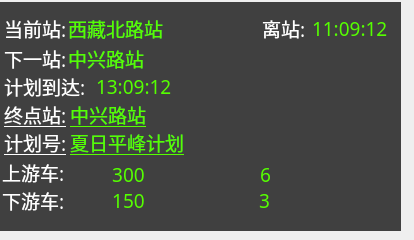
     <widget class="QWidget" name="tab">
      <attribute name="title">
       <string>任务信息</string>
      </attribute>
      <widget class="QFrame" name="frame">
       <property name="geometry">
        <rect>
         <x>-4</x>
         <y>2</y>
         <width>405</width>
         <height>229</height>
        </rect>
       </property>
       <property name="palette">
        <palette>
         <active>
          <colorrole role="Button">
           <brush brushstyle="SolidPattern">
            <color alpha="255">
             <red>55</red>
             <green>55</green>
             <blue>55</blue>
            </color>
           </brush>
          </colorrole>
          <colorrole role="Light">
           <brush brushstyle="SolidPattern">
            <color alpha="255">
             <red>55</red>
             <green>55</green>
             <blue>55</blue>
            </color>
           </brush>
          </colorrole>
          <colorrole role="Midlight">
           <brush brushstyle="SolidPattern">
            <color alpha="255">
             <red>64</red>
             <green>64</green>
             <blue>64</blue>
            </color>
           </brush>
          </colorrole>
          <colorrole role="BrightText">
           <brush brushstyle="SolidPattern">
            <color alpha="255">
             <red>55</red>
             <green>55</green>
             <blue>55</blue>
            </color>
           </brush>
          </colorrole>
          <colorrole role="Base">
           <brush brushstyle="SolidPattern">
            <color alpha="255">
             <red>55</red>
             <green>55</green>
             <blue>55</blue>
            </color>
           </brush>
          </colorrole>
          <colorrole role="Window">
           <brush brushstyle="SolidPattern">
            <color alpha="255">
             <red>64</red>
             <green>64</green>
             <blue>64</blue>
            </color>
           </brush>
          </colorrole>
         </active>
         <inactive>
          <colorrole role="Button">
           <brush brushstyle="SolidPattern">
            <color alpha="255">
             <red>55</red>
             <green>55</green>
             <blue>55</blue>
            </color>
           </brush>
          </colorrole>
          <colorrole role="Light">
           <brush brushstyle="SolidPattern">
            <color alpha="255">
             <red>55</red>
             <green>55</green>
             <blue>55</blue>
            </color>
           </brush>
          </colorrole>
          <colorrole role="Midlight">
           <brush brushstyle="SolidPattern">
            <color alpha="255">
             <red>64</red>
             <green>64</green>
             <blue>64</blue>
            </color>
           </brush>
          </colorrole>
          <colorrole role="BrightText">
           <brush brushstyle="SolidPattern">
            <color alpha="255">
             <red>55</red>
             <green>55</green>
             <blue>55</blue>
            </color>
           </brush>
          </colorrole>
          <colorrole role="Base">
           <brush brushstyle="SolidPattern">
            <color alpha="255">
             <red>55</red>
             <green>55</green>
             <blue>55</blue>
            </color>
           </brush>
          </colorrole>
          <colorrole role="Window">
           <brush brushstyle="SolidPattern">
            <color alpha="255">
             <red>64</red>
             <green>64</green>
             <blue>64</blue>
            </color>
           </brush>
          </colorrole>
         </inactive>
         <disabled>
          <colorrole role="Button">
           <brush brushstyle="SolidPattern">
            <color alpha="255">
             <red>55</red>
             <green>55</green>
             <blue>55</blue>
            </color>
           </brush>
          </colorrole>
          <colorrole role="Light">
           <brush brushstyle="SolidPattern">
            <color alpha="255">
             <red>55</red>
             <green>55</green>
             <blue>55</blue>
            </color>
           </brush>
          </colorrole>
          <colorrole role="Midlight">
           <brush brushstyle="SolidPattern">
            <color alpha="255">
             <red>64</red>
             <green>64</green>
             <blue>64</blue>
            </color>
           </brush>
          </colorrole>
          <colorrole role="BrightText">
           <brush brushstyle="SolidPattern">
            <color alpha="255">
             <red>55</red>
             <green>55</green>
             <blue>55</blue>
            </color>
           </brush>
          </colorrole>
          <colorrole role="Base">
           <brush brushstyle="SolidPattern">
            <color alpha="255">
             <red>64</red>
             <green>64</green>
             <blue>64</blue>
            </color>
           </brush>
          </colorrole>
          <colorrole role="Window">
           <brush brushstyle="SolidPattern">
            <color alpha="255">
             <red>64</red>
             <green>64</green>
             <blue>64</blue>
            </color>
           </brush>
          </colorrole>
         </disabled>
        </palette>
       </property>
       <property name="autoFillBackground">
        <bool>true</bool>
       </property>
       <property name="frameShape">
        <enum>QFrame::NoFrame</enum>
       </property>
       <property name="frameShadow">
        <enum>QFrame::Raised</enum>
       </property>
       <widget class="QLabel" name="lbl_namedes">
        <property name="geometry">
         <rect>
          <x>8</x>
          <y>96</y>
          <width>71</width>
          <height>32</height>
         </rect>
        </property>
        <property name="palette">
         <palette>
          <active>
           <colorrole role="WindowText">
            <brush brushstyle="SolidPattern">
             <color alpha="255">
              <red>255</red>
              <green>255</green>
              <blue>255</blue>
             </color>
            </brush>
           </colorrole>
          </active>
          <inactive>
           <colorrole role="WindowText">
            <brush brushstyle="SolidPattern">
             <color alpha="255">
              <red>255</red>
              <green>255</green>
              <blue>255</blue>
             </color>
            </brush>
           </colorrole>
          </inactive>
          <disabled>
           <colorrole role="WindowText">
            <brush brushstyle="SolidPattern">
             <color alpha="255">
              <red>25</red>
              <green>25</green>
              <blue>25</blue>
             </color>
            </brush>
           </colorrole>
          </disabled>
         </palette>
        </property>
        <property name="font">
         <font>
          <family>微软雅黑</family>
          <pointsize>14</pointsize>
          <underline>true</underline>
         </font>
        </property>
        <property name="text">
         <string>终点站:</string>
        </property>
       </widget>
       <widget class="QLabel" name="lbl_namecursta">
        <property name="geometry">
         <rect>
          <x>8</x>
          <y>10</y>
          <width>71</width>
          <height>32</height>
         </rect>
        </property>
        <property name="palette">
         <palette>
          <active>
           <colorrole role="WindowText">
            <brush brushstyle="SolidPattern">
             <color alpha="255">
              <red>255</red>
              <green>255</green>
              <blue>255</blue>
             </color>
            </brush>
           </colorrole>
          </active>
          <inactive>
           <colorrole role="WindowText">
            <brush brushstyle="SolidPattern">
             <color alpha="255">
              <red>255</red>
              <green>255</green>
              <blue>255</blue>
             </color>
            </brush>
           </colorrole>
          </inactive>
          <disabled>
           <colorrole role="WindowText">
            <brush brushstyle="SolidPattern">
             <color alpha="255">
              <red>25</red>
              <green>25</green>
              <blue>25</blue>
             </color>
            </brush>
           </colorrole>
          </disabled>
         </palette>
        </property>
        <property name="font">
         <font>
          <family>微软雅黑</family>
          <pointsize>14</pointsize>
         </font>
        </property>
        <property name="text">
         <string>当前站:</string>
        </property>
       </widget>
       <widget class="QLabel" name="lbl_upstreamdis">
        <property name="geometry">
         <rect>
          <x>80</x>
          <y>156</y>
          <width>105</width>
          <height>32</height>
         </rect>
        </property>
        <property name="palette">
         <palette>
          <active>
           <colorrole role="WindowText">
            <brush brushstyle="SolidPattern">
             <color alpha="255">
              <red>85</red>
              <green>255</green>
              <blue>0</blue>
             </color>
            </brush>
           </colorrole>
          </active>
          <inactive>
           <colorrole role="WindowText">
            <brush brushstyle="SolidPattern">
             <color alpha="255">
              <red>85</red>
              <green>255</green>
              <blue>0</blue>
             </color>
            </brush>
           </colorrole>
          </inactive>
          <disabled>
           <colorrole role="WindowText">
            <brush brushstyle="SolidPattern">
             <color alpha="255">
              <red>25</red>
              <green>25</green>
              <blue>25</blue>
             </color>
            </brush>
           </colorrole>
          </disabled>
         </palette>
        </property>
        <property name="font">
         <font>
          <family>微软雅黑</family>
          <pointsize>14</pointsize>
         </font>
        </property>
        <property name="text">
         <string>300</string>
        </property>
        <property name="alignment">
         <set>Qt::AlignCenter</set>
        </property>
       </widget>
       <widget class="QLabel" name="lbl_nameupstream">
        <property name="geometry">
         <rect>
          <x>6</x>
          <y>154</y>
          <width>73</width>
          <height>32</height>
         </rect>
        </property>
        <property name="palette">
         <palette>
          <active>
           <colorrole role="WindowText">
            <brush brushstyle="SolidPattern">
             <color alpha="255">
              <red>255</red>
              <green>255</green>
              <blue>255</blue>
             </color>
            </brush>
           </colorrole>
          </active>
          <inactive>
           <colorrole role="WindowText">
            <brush brushstyle="SolidPattern">
             <color alpha="255">
              <red>255</red>
              <green>255</green>
              <blue>255</blue>
             </color>
            </brush>
           </colorrole>
          </inactive>
          <disabled>
           <colorrole role="WindowText">
            <brush brushstyle="SolidPattern">
             <color alpha="255">
              <red>25</red>
              <green>25</green>
              <blue>25</blue>
             </color>
            </brush>
           </colorrole>
          </disabled>
         </palette>
        </property>
        <property name="font">
         <font>
          <family>微软雅黑</family>
          <pointsize>14</pointsize>
         </font>
        </property>
        <property name="text">
         <string>上游车:</string>
        </property>
       </widget>
       <widget class="QLabel" name="lbl_downstreamtime">
        <property name="geometry">
         <rect>
          <x>196</x>
          <y>182</y>
          <width>145</width>
          <height>32</height>
         </rect>
        </property>
        <property name="palette">
         <palette>
          <active>
           <colorrole role="WindowText">
            <brush brushstyle="SolidPattern">
             <color alpha="255">
              <red>85</red>
              <green>255</green>
              <blue>0</blue>
             </color>
            </brush>
           </colorrole>
          </active>
          <inactive>
           <colorrole role="WindowText">
            <brush brushstyle="SolidPattern">
             <color alpha="255">
              <red>85</red>
              <green>255</green>
              <blue>0</blue>
             </color>
            </brush>
           </colorrole>
          </inactive>
          <disabled>
           <colorrole role="WindowText">
            <brush brushstyle="SolidPattern">
             <color alpha="255">
              <red>25</red>
              <green>25</green>
              <blue>25</blue>
             </color>
            </brush>
           </colorrole>
          </disabled>
         </palette>
        </property>
        <property name="font">
         <font>
          <family>微软雅黑</family>
          <pointsize>14</pointsize>
         </font>
        </property>
        <property name="text">
         <string>3</string>
        </property>
        <property name="alignment">
         <set>Qt::AlignCenter</set>
        </property>
       </widget>
       <widget class="QLabel" name="lbl_deptime">
        <property name="geometry">
         <rect>
          <x>316</x>
          <y>10</y>
          <width>89</width>
          <height>32</height>
         </rect>
        </property>
        <property name="palette">
         <palette>
          <active>
           <colorrole role="WindowText">
            <brush brushstyle="SolidPattern">
             <color alpha="255">
              <red>85</red>
              <green>255</green>
              <blue>0</blue>
             </color>
            </brush>
           </colorrole>
          </active>
          <inactive>
           <colorrole role="WindowText">
            <brush brushstyle="SolidPattern">
             <color alpha="255">
              <red>85</red>
              <green>255</green>
              <blue>0</blue>
             </color>
            </brush>
           </colorrole>
          </inactive>
          <disabled>
           <colorrole role="WindowText">
            <brush brushstyle="SolidPattern">
             <color alpha="255">
              <red>25</red>
              <green>25</green>
              <blue>25</blue>
             </color>
            </brush>
           </colorrole>
          </disabled>
         </palette>
        </property>
        <property name="font">
         <font>
          <family>微软雅黑</family>
          <pointsize>14</pointsize>
         </font>
        </property>
        <property name="text">
         <string>11:09:12</string>
        </property>
       </widget>
       <widget class="QLabel" name="lbl_downstreamdis">
        <property name="geometry">
         <rect>
          <x>78</x>
          <y>182</y>
          <width>109</width>
          <height>32</height>
         </rect>
        </property>
        <property name="palette">
         <palette>
          <active>
           <colorrole role="WindowText">
            <brush brushstyle="SolidPattern">
             <color alpha="255">
              <red>85</red>
              <green>255</green>
              <blue>0</blue>
             </color>
            </brush>
           </colorrole>
          </active>
          <inactive>
           <colorrole role="WindowText">
            <brush brushstyle="SolidPattern">
             <color alpha="255">
              <red>85</red>
              <green>255</green>
              <blue>0</blue>
             </color>
            </brush>
           </colorrole>
          </inactive>
          <disabled>
           <colorrole role="WindowText">
            <brush brushstyle="SolidPattern">
             <color alpha="255">
              <red>25</red>
              <green>25</green>
              <blue>25</blue>
             </color>
            </brush>
           </colorrole>
          </disabled>
         </palette>
        </property>
        <property name="font">
         <font>
          <family>微软雅黑</family>
          <pointsize>14</pointsize>
         </font>
        </property>
        <property name="text">
         <string>150</string>
        </property>
        <property name="alignment">
         <set>Qt::AlignCenter</set>
        </property>
       </widget>
       <widget class="QLabel" name="lbl_curstaid">
        <property name="geometry">
         <rect>
          <x>72</x>
          <y>10</y>
          <width>191</width>
          <height>32</height>
         </rect>
        </property>
        <property name="palette">
         <palette>
          <active>
           <colorrole role="WindowText">
            <brush brushstyle="SolidPattern">
             <color alpha="255">
              <red>85</red>
              <green>255</green>
              <blue>0</blue>
             </color>
            </brush>
           </colorrole>
          </active>
          <inactive>
           <colorrole role="WindowText">
            <brush brushstyle="SolidPattern">
             <color alpha="255">
              <red>85</red>
              <green>255</green>
              <blue>0</blue>
             </color>
            </brush>
           </colorrole>
          </inactive>
          <disabled>
           <colorrole role="WindowText">
            <brush brushstyle="SolidPattern">
             <color alpha="255">
              <red>25</red>
              <green>25</green>
              <blue>25</blue>
             </color>
            </brush>
           </colorrole>
          </disabled>
         </palette>
        </property>
        <property name="font">
         <font>
          <family>微软雅黑</family>
          <pointsize>14</pointsize>
         </font>
        </property>
        <property name="text">
         <string>西藏北路站</string>
        </property>
       </widget>
       <widget class="QLabel" name="lbl_namedeptime">
        <property name="geometry">
         <rect>
          <x>266</x>
          <y>10</y>
          <width>45</width>
          <height>32</height>
         </rect>
        </property>
        <property name="palette">
         <palette>
          <active>
           <colorrole role="WindowText">
            <brush brushstyle="SolidPattern">
             <color alpha="255">
              <red>255</red>
              <green>255</green>
              <blue>255</blue>
             </color>
            </brush>
           </colorrole>
          </active>
          <inactive>
           <colorrole role="WindowText">
            <brush brushstyle="SolidPattern">
             <color alpha="255">
              <red>255</red>
              <green>255</green>
              <blue>255</blue>
             </color>
            </brush>
           </colorrole>
          </inactive>
          <disabled>
           <colorrole role="WindowText">
            <brush brushstyle="SolidPattern">
             <color alpha="255">
              <red>25</red>
              <green>25</green>
              <blue>25</blue>
             </color>
            </brush>
           </colorrole>
          </disabled>
         </palette>
        </property>
        <property name="font">
         <font>
          <family>微软雅黑</family>
          <pointsize>14</pointsize>
         </font>
        </property>
        <property name="text">
         <string>离站:</string>
        </property>
       </widget>
       <widget class="QLabel" name="lbl_desid">
        <property name="geometry">
         <rect>
          <x>74</x>
          <y>96</y>
          <width>293</width>
          <height>32</height>
         </rect>
        </property>
        <property name="palette">
         <palette>
          <active>
           <colorrole role="WindowText">
            <brush brushstyle="SolidPattern">
             <color alpha="255">
              <red>85</red>
              <green>255</green>
              <blue>0</blue>
             </color>
            </brush>
           </colorrole>
          </active>
          <inactive>
           <colorrole role="WindowText">
            <brush brushstyle="SolidPattern">
             <color alpha="255">
              <red>85</red>
              <green>255</green>
              <blue>0</blue>
             </color>
            </brush>
           </colorrole>
          </inactive>
          <disabled>
           <colorrole role="WindowText">
            <brush brushstyle="SolidPattern">
             <color alpha="255">
              <red>25</red>
              <green>25</green>
              <blue>25</blue>
             </color>
            </brush>
           </colorrole>
          </disabled>
         </palette>
        </property>
        <property name="font">
         <font>
          <family>微软雅黑</family>
          <pointsize>14</pointsize>
          <underline>true</underline>
         </font>
        </property>
        <property name="text">
         <string>中兴路站</string>
        </property>
       </widget>
       <widget class="QLabel" name="lbl_namedownstream">
        <property name="geometry">
         <rect>
          <x>6</x>
          <y>182</y>
          <width>75</width>
          <height>32</height>
         </rect>
        </property>
        <property name="palette">
         <palette>
          <active>
           <colorrole role="WindowText">
            <brush brushstyle="SolidPattern">
             <color alpha="255">
              <red>255</red>
              <green>255</green>
              <blue>255</blue>
             </color>
            </brush>
           </colorrole>
          </active>
          <inactive>
           <colorrole role="WindowText">
            <brush brushstyle="SolidPattern">
             <color alpha="255">
              <red>255</red>
              <green>255</green>
              <blue>255</blue>
             </color>
            </brush>
           </colorrole>
          </inactive>
          <disabled>
           <colorrole role="WindowText">
            <brush brushstyle="SolidPattern">
             <color alpha="255">
              <red>25</red>
              <green>25</green>
              <blue>25</blue>
             </color>
            </brush>
           </colorrole>
          </disabled>
         </palette>
        </property>
        <property name="font">
         <font>
          <family>微软雅黑</family>
          <pointsize>14</pointsize>
         </font>
        </property>
        <property name="text">
         <string>下游车:</string>
        </property>
       </widget>
       <widget class="QLabel" name="lbl_namesch">
        <property name="geometry">
         <rect>
          <x>8</x>
          <y>124</y>
          <width>73</width>
          <height>32</height>
         </rect>
        </property>
        <property name="palette">
         <palette>
          <active>
           <colorrole role="WindowText">
            <brush brushstyle="SolidPattern">
             <color alpha="255">
              <red>255</red>
              <green>255</green>
              <blue>255</blue>
             </color>
            </brush>
           </colorrole>
          </active>
          <inactive>
           <colorrole role="WindowText">
            <brush brushstyle="SolidPattern">
             <color alpha="255">
              <red>255</red>
              <green>255</green>
              <blue>255</blue>
             </color>
            </brush>
           </colorrole>
          </inactive>
          <disabled>
           <colorrole role="WindowText">
            <brush brushstyle="SolidPattern">
             <color alpha="255">
              <red>25</red>
              <green>25</green>
              <blue>25</blue>
             </color>
            </brush>
           </colorrole>
          </disabled>
         </palette>
        </property>
        <property name="font">
         <font>
          <family>微软雅黑</family>
          <pointsize>14</pointsize>
          <underline>true</underline>
         </font>
        </property>
        <property name="text">
         <string>计划号:</string>
        </property>
       </widget>
       <widget class="QLabel" name="lbl_schid">
        <property name="geometry">
         <rect>
          <x>74</x>
          <y>124</y>
          <width>285</width>
          <height>32</height>
         </rect>
        </property>
        <property name="palette">
         <palette>
          <active>
           <colorrole role="WindowText">
            <brush brushstyle="SolidPattern">
             <color alpha="255">
              <red>85</red>
              <green>255</green>
              <blue>0</blue>
             </color>
            </brush>
           </colorrole>
          </active>
          <inactive>
           <colorrole role="WindowText">
            <brush brushstyle="SolidPattern">
             <color alpha="255">
              <red>85</red>
              <green>255</green>
              <blue>0</blue>
             </color>
            </brush>
           </colorrole>
          </inactive>
          <disabled>
           <colorrole role="WindowText">
            <brush brushstyle="SolidPattern">
             <color alpha="255">
              <red>25</red>
              <green>25</green>
              <blue>25</blue>
             </color>
            </brush>
           </colorrole>
          </disabled>
         </palette>
        </property>
        <property name="font">
         <font>
          <family>微软雅黑</family>
          <pointsize>14</pointsize>
          <underline>true</underline>
         </font>
        </property>
        <property name="text">
         <string>夏日平峰计划</string>
        </property>
       </widget>
       <widget class="QLabel" name="lbl_upstreamtime">
        <property name="geometry">
         <rect>
          <x>198</x>
          <y>156</y>
          <width>143</width>
          <height>32</height>
         </rect>
        </property>
        <property name="palette">
         <palette>
          <active>
           <colorrole role="WindowText">
            <brush brushstyle="SolidPattern">
             <color alpha="255">
              <red>85</red>
              <green>255</green>
              <blue>0</blue>
             </color>
            </brush>
           </colorrole>
          </active>
          <inactive>
           <colorrole role="WindowText">
            <brush brushstyle="SolidPattern">
             <color alpha="255">
              <red>85</red>
              <green>255</green>
              <blue>0</blue>
             </color>
            </brush>
           </colorrole>
          </inactive>
          <disabled>
           <colorrole role="WindowText">
            <brush brushstyle="SolidPattern">
             <color alpha="255">
              <red>25</red>
              <green>25</green>
              <blue>25</blue>
             </color>
            </brush>
           </colorrole>
          </disabled>
         </palette>
        </property>
        <property name="font">
         <font>
          <family>微软雅黑</family>
          <pointsize>14</pointsize>
         </font>
        </property>
        <property name="text">
         <string>6</string>
        </property>
        <property name="alignment">
         <set>Qt::AlignCenter</set>
        </property>
       </widget>
       <widget class="QLabel" name="lbl_namearrtime_2">
        <property name="geometry">
         <rect>
          <x>8</x>
          <y>68</y>
          <width>87</width>
          <height>32</height>
         </rect>
        </property>
        <property name="palette">
         <palette>
          <active>
           <colorrole role="WindowText">
            <brush brushstyle="SolidPattern">
             <color alpha="255">
              <red>255</red>
              <green>255</green>
              <blue>255</blue>
             </color>
            </brush>
           </colorrole>
          </active>
          <inactive>
           <colorrole role="WindowText">
            <brush brushstyle="SolidPattern">
             <color alpha="255">
              <red>255</red>
              <green>255</green>
              <blue>255</blue>
             </color>
            </brush>
           </colorrole>
          </inactive>
          <disabled>
           <colorrole role="WindowText">
            <brush brushstyle="SolidPattern">
             <color alpha="255">
              <red>25</red>
              <green>25</green>
              <blue>25</blue>
             </color>
            </brush>
           </colorrole>
          </disabled>
         </palette>
        </property>
        <property name="font">
         <font>
          <family>Sans</family>
          <pointsize>14</pointsize>
         </font>
        </property>
        <property name="text">
         <string>计划到达:</string>
        </property>
       </widget>
       <widget class="QLabel" name="lbl_namenextstaid_2">
        <property name="geometry">
         <rect>
          <x>8</x>
          <y>40</y>
          <width>73</width>
          <height>32</height>
         </rect>
        </property>
        <property name="palette">
         <palette>
          <active>
           <colorrole role="WindowText">
            <brush brushstyle="SolidPattern">
             <color alpha="255">
              <red>255</red>
              <green>255</green>
              <blue>255</blue>
             </color>
            </brush>
           </colorrole>
          </active>
          <inactive>
           <colorrole role="WindowText">
            <brush brushstyle="SolidPattern">
             <color alpha="255">
              <red>255</red>
              <green>255</green>
              <blue>255</blue>
             </color>
            </brush>
           </colorrole>
          </inactive>
          <disabled>
           <colorrole role="WindowText">
            <brush brushstyle="SolidPattern">
             <color alpha="255">
              <red>25</red>
              <green>25</green>
              <blue>25</blue>
             </color>
            </brush>
           </colorrole>
          </disabled>
         </palette>
        </property>
        <property name="font">
         <font>
          <family>Sans</family>
          <pointsize>14</pointsize>
         </font>
        </property>
        <property name="text">
         <string>下一站:</string>
        </property>
       </widget>
       <widget class="QLabel" name="lbl_nextstaid_2">
        <property name="geometry">
         <rect>
          <x>72</x>
          <y>40</y>
          <width>301</width>
          <height>32</height>
         </rect>
        </property>
        <property name="palette">
         <palette>
          <active>
           <colorrole role="WindowText">
            <brush brushstyle="SolidPattern">
             <color alpha="255">
              <red>85</red>
              <green>255</green>
              <blue>0</blue>
             </color>
            </brush>
           </colorrole>
          </active>
          <inactive>
           <colorrole role="WindowText">
            <brush brushstyle="SolidPattern">
             <color alpha="255">
              <red>85</red>
              <green>255</green>
              <blue>0</blue>
             </color>
            </brush>
           </colorrole>
          </inactive>
          <disabled>
           <colorrole role="WindowText">
            <brush brushstyle="SolidPattern">
             <color alpha="255">
              <red>25</red>
              <green>25</green>
              <blue>25</blue>
             </color>
            </brush>
           </colorrole>
          </disabled>
         </palette>
        </property>
        <property name="font">
         <font>
          <family>Sans</family>
          <pointsize>14</pointsize>
         </font>
        </property>
        <property name="text">
         <string>中兴路站</string>
        </property>
       </widget>
       <widget class="QLabel" name="lbl_arrtime_2">
        <property name="geometry">
         <rect>
          <x>100</x>
          <y>68</y>
          <width>89</width>
          <height>32</height>
         </rect>
        </property>
        <property name="palette">
         <palette>
          <active>
           <colorrole role="WindowText">
            <brush brushstyle="SolidPattern">
             <color alpha="255">
              <red>85</red>
              <green>255</green>
              <blue>0</blue>
             </color>
            </brush>
           </colorrole>
          </active>
          <inactive>
           <colorrole role="WindowText">
            <brush brushstyle="SolidPattern">
             <color alpha="255">
              <red>85</red>
              <green>255</green>
              <blue>0</blue>
             </color>
            </brush>
           </colorrole>
          </inactive>
          <disabled>
           <colorrole role="WindowText">
            <brush brushstyle="SolidPattern">
             <color alpha="255">
              <red>25</red>
              <green>25</green>
              <blue>25</blue>
             </color>
            </brush>
           </colorrole>
          </disabled>
         </palette>
        </property>
        <property name="font">
         <font>
          <family>Sans</family>
          <pointsize>14</pointsize>
         </font>
        </property>
        <property name="text">
         <string>13:09:12</string>
        </property>
       </widget>
      </widget>
     </widget>
